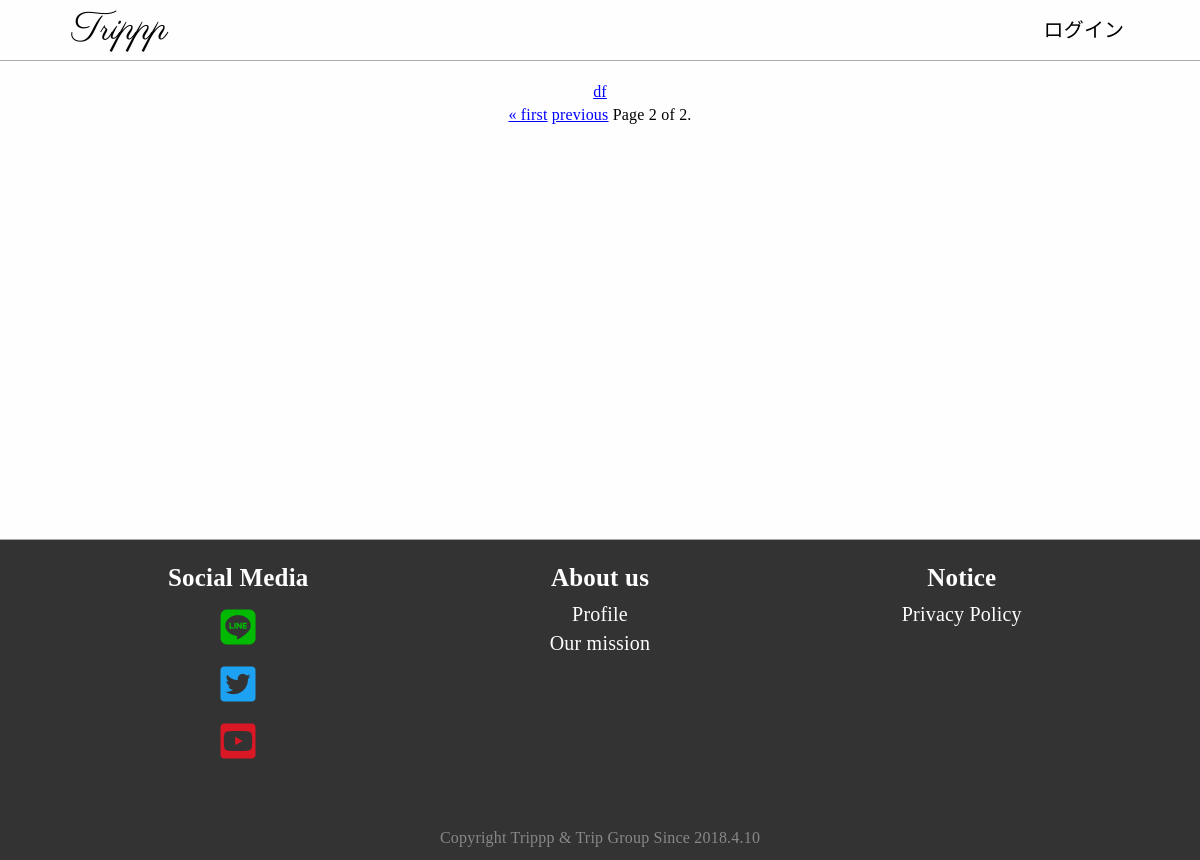
The page /tabilog/?page=3 on the database as committed earlier.
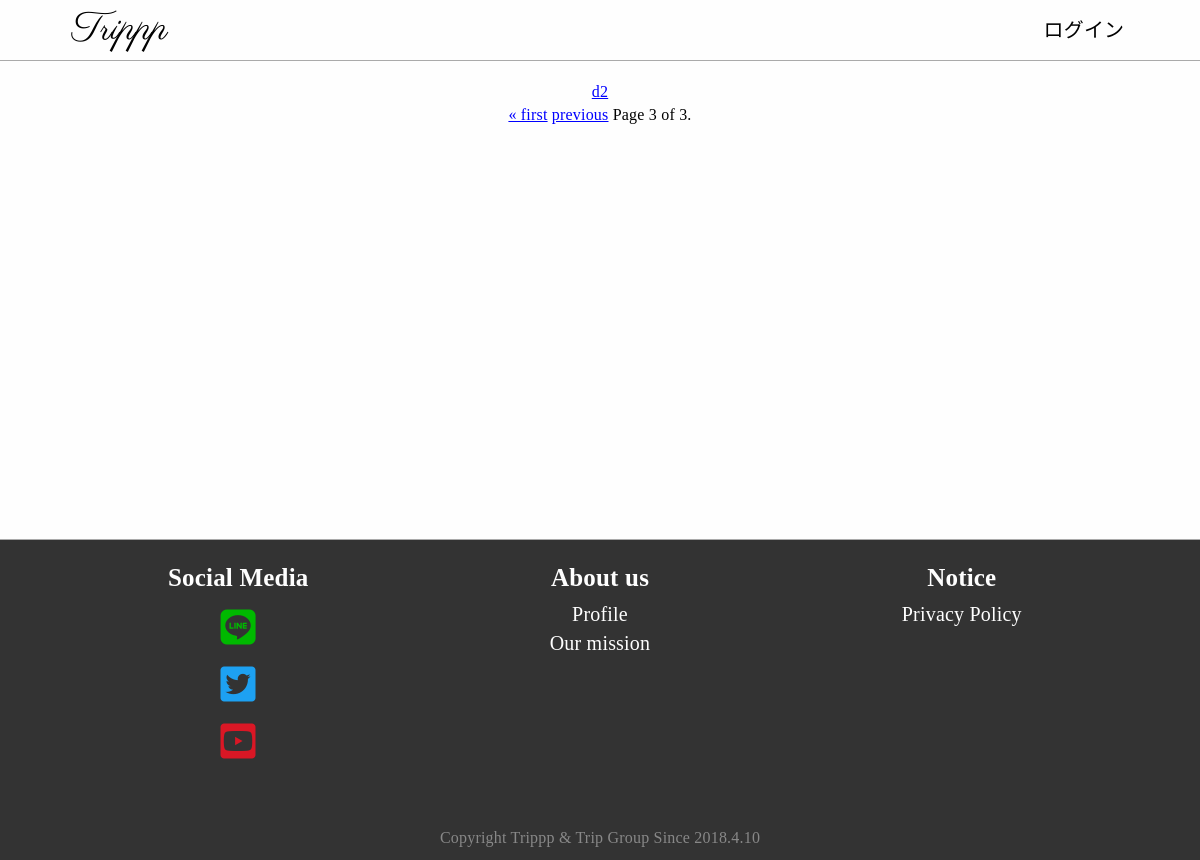
The same page on the database as committed later.
### tabilog/models.py (models this page shows, shortened)
class tabilog(models.Model):
    title=models.CharField(max_length=100)
    pub_date=models.DateTimeField(default=datetime.now)
    author=models.CharField(max_length=100)
    user_pk=models.IntegerField()
    body=HTMLField("content")

### tabilog/views.py (the view)
# urls.py: path('',views.tabilog_list_show,name="tabilog_list_show"),
def tabilog_list_show(request):
    if request.method == "POST":
        pass
    else:
        tabilog_all=tabilog.objects.all()
        paginator=Paginator(tabilog_all,1)
        page = request.GET.get('page')
        tabilog_output=paginator.get_page(page)
    return render(request,"tabilog/tabilog_list.html",{"lists":tabilog_output})

### templates/tabilog/tabilog_list.html (shortened to what this page needs)
{% extends "base.html" %}
{% load static %}
{% block header %}
<link rel="stylesheet" type="text/css" href="{% static 'css/tabilog_list.css' %}">
{% endblock %}
{% block content %}
<div class="content__wrapper__content">
  <div class="content__list">
  {% for list in lists %}
      <a href="/tabilog/articles/{{ list.pk }}">{{ list.title}}</a>
  {% endfor %}
  </div>
  <div class="content__pagination">
      <span class="pagination__step-links">
          {% if lists.has_previous %}
              <a href="?page=1">&laquo; first</a>
              <a href="?page={{ lists.previous_page_number }}">previous</a>
          {% endif %}
          <span class="pagination_current">
              Page {{ lists.number }} of {{ lists.paginator.num_pages }}.
          </span>
      </span>
  </div>
</div>
{% endblock %}

Rows that differ between the two databases and show on the page:
no longer on this page (row edited): tabilog: title "df"
added tabilog: title "d2"
Other text that changed with them:
{{ lists.number }}: "2" → "3"
{{ lists.paginator.num_pages }}: "2" → "3"
